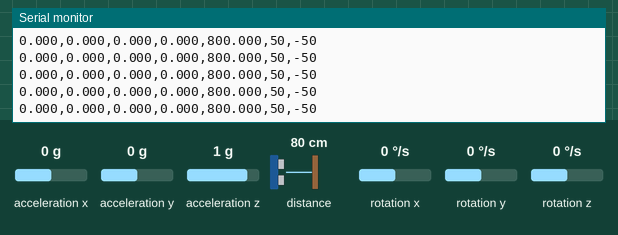
A sketch run on a simulated Arduino Uno, built with avr-gcc and run on an emulated ATmega328P. Shown: the last lines printed to the serial monitor. Inputs (shaded band) come from the test bench; at power-on: acceleration x 0 g, acceleration z 1 g, rotation x 0 °/s, acceleration y 0 g, distance to the obstacle 80 cm, rotation y 0 °/s, rotation z 0 °/s.

Above: at 4.2 s.
4.3 s: acceleration x set to -0.2 g
At 4.43 s:
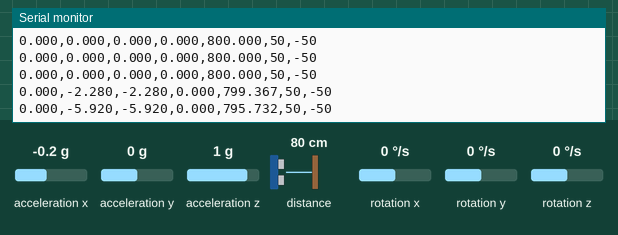
10.3 s: acceleration z set to 0 g
At 10.42 s:
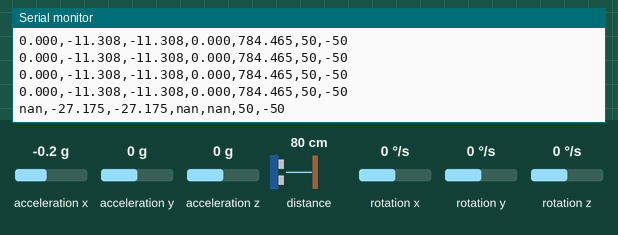
13.3 s: rotation x set to -2 °/s
At 14.3 s:
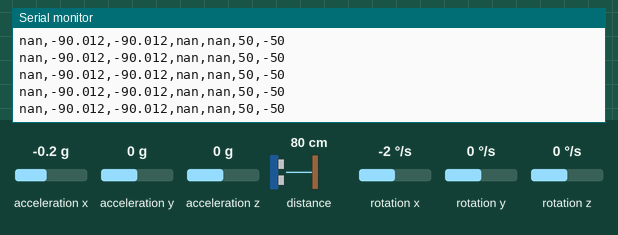
Timing chart, 0 to 16.3 s (numbered marks = the images above; inputs shaded):
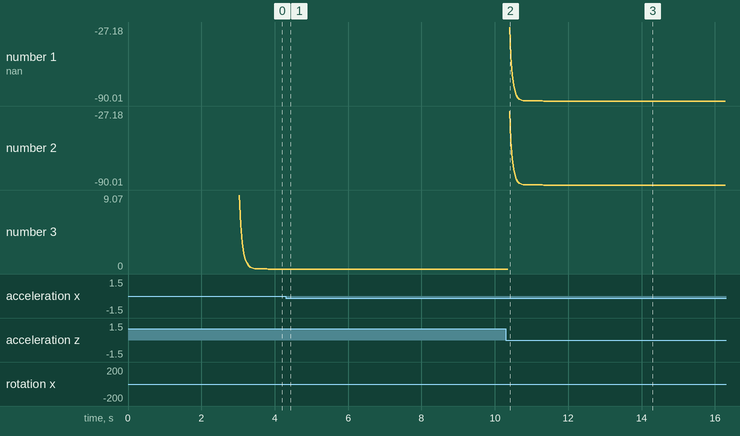

Measured:
- after the input at 4.3 s, the serial monitor: prints a new line after 0.07 s (image 1)
- after the input at 10.3 s, the serial monitor: prints a new line after 0.10 s (image 2)

The sketch:

IMU_Complimentary.ino
```cpp
//--------------------------------------------------------//V3//----------------------------------------

#include <LSM6DS3.h>
#include <Wire.h>
#include <math.h>
#include <Adafruit_VL53L0X.h>

//Create a instance of class LSM6DS3
LSM6DS3 myIMU(I2C_MODE, 0x6A);    //I2C device address 0x6A
Adafruit_VL53L0X lox = Adafruit_VL53L0X();                                    // create object lox from Adafruit_VL53L0X
VL53L0X_RangingMeasurementData_t measure;
//VL53L0X_RangingMeasurementData_t measure;


//////////////////////////////////------------------------------------------------------------------------

int i=0;

float dt=0, time_last = 0;

float gyro_calib[3] = {-0.67,-1.47,0.5};
float gyro[3] = {0.001, 0.001, 0.001}; // unfiltered gyro readings
float gyro_prev[3] = {0.001, 0.001, 0.001};
float HPF_gyro_angle[3] = {0.0, 0.0, 0.0};//FILTERED GYRO ANGLE VALUES
float Unfilt_angle_gyro[3] = {0.0, 0.0, 0.0};//UNFILTERED GYRO ANGLE VALUES
float Unfilt_angle_gyro_prev[3] = {0.0, 0.0, 0.0};//UNFILTERED GYRO ANGLE VALUES (previous iteration)

float coefgyro_HPF[3] = {0.5968, 0.7984, -0.7984}; // HPF coefficients

float acc[3] = {0.001, 0.001, 0.001};  // unfiltered acc readings
float acc_prev[3] = {0.001, 0.001, 0.001};
float LPF_acc_angle[3] = {0.0, 0.0, 0.0};//FILTERED ACC ANGLE VALUES

float coefacc_LPF[3] = {0.5968, 0.2016, 0.2016}; // LPF coefficients

float Complimentary[3] = {0.0, 0.0, 0.0};//UNFILTERED GYRO ANGLE VALUES

float Z_position=0, Z_actual = 0;

////////////////////////-------------------

void  time_f()
{
  dt = millis()-time_last;
  time_last=millis();
}

float calc_angle_gyro_f(float angle, float speed)
{
  float calculated = 0;  //calculated = Phi_unfiltered;
  calculated = angle - dt * speed*0.001;
  return(calculated);
}

void HPF_gyro_angle_f()
{
  HPF_gyro_angle[0] = coefgyro_HPF[0] * HPF_gyro_angle[0] + coefgyro_HPF[1] * calc_angle_gyro_f(Unfilt_angle_gyro[0], gyro[0]) + coefgyro_HPF[2]* calc_angle_gyro_f(Unfilt_angle_gyro_prev[0],gyro_prev[0]);
  HPF_gyro_angle[1] = coefgyro_HPF[0] * HPF_gyro_angle[1] + coefgyro_HPF[1] * calc_angle_gyro_f(Unfilt_angle_gyro[1], gyro[1]) + coefgyro_HPF[2]* calc_angle_gyro_f(Unfilt_angle_gyro_prev[1],gyro_prev[1]);
  //HPF_gyro_angle[2] = coefgyro_HPF[0] * HPF_gyro_angle[2] + coefgyro_HPF[1] * gyro[2] + coefgyro_HPF[2]* gyro_prev[2];
}

void Unfilt_angle_gyro_f()
{
  Unfilt_angle_gyro[0] = calc_angle_gyro_f(Unfilt_angle_gyro[0], gyro[0]);
  Unfilt_angle_gyro[1] = calc_angle_gyro_f(Unfilt_angle_gyro[1], gyro[1]);
  //Unfilt_angle_gyro[2] = calc_angle_gyro_f(Unfilt_angle_gyro[2], gyro[2]);
}

void Unfilt_angle_gyro_prev_f()
{
  Unfilt_angle_gyro_prev[0] = Unfilt_angle_gyro[0];
  Unfilt_angle_gyro_prev[1] = Unfilt_angle_gyro[1];
  //Unfilt_angle_gyro_prev[2] = Unfilt_angle_gyro[2];
}
/////////////////////////----------ACCEL PHI-----------------//////////////////////////

float calc_Theta_acc_f(float AccX, float AccY, float AccZ)
{
  float calculated;
  if  (AccZ>0)
  {
    calculated = atan(AccX/sqrt(AccY*AccY+AccZ*AccZ))*1/(3.142/180);//degrees roll / phi
  }

  if  (AccZ<=0)
  {
    if (AccX>=0)
    {
      calculated = 180-atan(AccX/sqrt(AccY*AccY+AccZ*AccZ))*1/(3.142/180);//degrees pitch / phi
    }
    if (AccX<0)
    {
      calculated = -180-atan(AccX/sqrt(AccY*AccY+AccZ*AccZ))*1/(3.142/180);//degrees pitch / phi
    }
  }
  return(calculated);
}

float calc_Phi_acc_f(float AccY, float AccZ)
{
  float calculated;

  if  (AccZ>0)
  {
    calculated = atan(AccY/AccZ)*1/(3.142/180);//degrees roll / phi
  }
  if (AccZ<=0)
  {
    if (AccY>=0)
    {
      calculated = 180 - atan((AccY)/abs(AccZ))*1/(3.142/180);//degrees roll / phi
    }
    if (AccY<0)
    {
      calculated = -180 - atan((AccY)/abs(AccZ))*1/(3.142/180);//degrees roll / phi
    }
  }
  return(calculated);
}

void LPF_acc_angle_f()
{
  LPF_acc_angle[0] = coefacc_LPF[0] * LPF_acc_angle[0] + coefacc_LPF[1] * calc_Phi_acc_f(acc[1], acc[2]) + coefacc_LPF[2]* calc_Phi_acc_f(acc_prev[1], acc_prev[2]);
  LPF_acc_angle[1] = coefacc_LPF[0] * LPF_acc_angle[1] + coefacc_LPF[1] * calc_Theta_acc_f(acc[0], acc[1], acc[2]) + coefacc_LPF[2]* calc_Theta_acc_f(acc_prev[0], acc_prev[1], acc_prev[2]);
  //LPF_acc_angle[2] = coefacc_LPF[0] * LPF_acc_angle[2] + coefacc_LPF[1] * gyro[2] + coefacc_LPF[2]* gyro_prev[2];
}

void Complimentary_f()
{
  Complimentary[0] = LPF_acc_angle[0] + HPF_gyro_angle[0];
  Complimentary[1] = LPF_acc_angle[1] + HPF_gyro_angle[1];
}

//--------------------------------------------------------------
void readgyro_f()
{
  for (i=0; i<3; ++i)
  {
    gyro_prev[i]=gyro[i];
  }

  gyro[0] = myIMU.readFloatGyroX()-gyro_calib[0];
  gyro[1] = myIMU.readFloatGyroY()-gyro_calib[1];
  gyro[2] = myIMU.readFloatGyroZ()-gyro_calib[2];
}

void readacc_f()
{
  for (i=0; i<3; ++i)
  {
    acc_prev[i]=acc[i];
  }

  acc[0] = myIMU.readFloatAccelX();
  acc[1] = myIMU.readFloatAccelY();
  acc[2] = myIMU.readFloatAccelZ();
}

/////////////////--------------------------Z FROM GYRO ----------------------//////

void calc_Z_f(float AccZ)
{
  Z_position = Z_position + (AccZ-1)/10*dt*dt;
}

void setup() {
  // put your setup code here, to run once:
  Serial.begin(9600);
  delay(2000);
  while (!Serial);
  //Call .begin() to configure the IMUs
  if (myIMU.begin() != 0) {
    Serial.println("Device error");
  }

  Serial.println("Adafruit VL53L0X test");                                    // print text to Serial Monitor
  if (!lox.begin())
  {                                                         // check if the VL53L0X exist on the I2C adress 0x29
    Serial.println("Failed to boot VL53L0X");                              // if not exist print text to Serial Monitor
    while (1);
  }
  delay(1000);
  Serial.println("OK");
  dt=millis();
  time_last=millis();
}

void loop()
{

  time_f();
  readgyro_f(); //read gyro
  readacc_f(); // read acc

  Unfilt_angle_gyro_f(); //calculate gyro angle from unfiltered measurements
  Unfilt_angle_gyro_prev_f(); // shift unfiltered values

  HPF_gyro_angle_f(); //filter calculated gyro angle
  LPF_acc_angle_f();  //filter calculated acc angle
  Complimentary_f();

  lox.rangingTest(&measure, false);                                           // set lox.rangingTest to false
  Z_actual = measure.RangeMilliMeter*cos((3.142/180)*Complimentary[0])*cos((3.142/180)*Complimentary[1]); // distance to ground in mm

  Serial.print(Complimentary[0], 3);
  Serial.print(',');
  Serial.print(Complimentary[1], 3);
  Serial.print(',');
  Serial.print((HPF_gyro_angle[1]+LPF_acc_angle[1]), 3);
  Serial.print(',');
  Serial.print((HPF_gyro_angle[0]+LPF_acc_angle[0]), 3);
  Serial.print(',');
  //Serial.print(Z_position, 3);
  //Serial.print(',');
  Serial.print(Z_actual, 3);
  Serial.print(',');
  Serial.print(50);
  Serial.print(',');
  Serial.print(-50);
  Serial.println();
  //delay(T*1000);
}


/*
//float HPF_gyro[3] = {0.0, 0.0, 0.0};//FILTERED GYRO VALUES
//float HPF_gyro_angle_prev[3] = {0.0, 0.0, 0.0};//FILTERED GYRO ANGLE VALUES
//float Filt_angle_gyro[3] = {0.0, 0.0, 0.0};//GYRO ANGLE VALUES CALCULATED FROM FILTERED  SIGNAL
//float LPF_acc[3] = {0.0, 0.0, 0.0};//FILTERED ACC VALUES
//float LPF_acc_angle_prev[3] = {0.0, 0.0, 0.0};//FILTERED ACC ANGLE VALUES
//float Unfilt_angle_acc[3] = {0.0, 0.0, 0.0};//UNFILTERED ACC ANGLE VALUES
//float Filt_angle_acc[3] = {0.0, 0.0, 0.0};//ACC ANGLE VALUES CALCULATED FROM FILTERED  SIGNAL


void HPF_gyro_f()
{
  HPF_gyro[0] = coefgyro_HPF[0] * HPF_gyro[0] + coefgyro_HPF[1] * gyro[0] + coefgyro_HPF[2]* gyro_prev[0];
  HPF_gyro[1] = coefgyro_HPF[0] * HPF_gyro[1] + coefgyro_HPF[1] * gyro[1] + coefgyro_HPF[2]* gyro_prev[1];
  HPF_gyro[2] = coefgyro_HPF[0] * HPF_gyro[2] + coefgyro_HPF[1] * gyro[2] + coefgyro_HPF[2]* gyro_prev[2];
}


void shift_f()
{
  LPF_acc_angle_prev[0] = LPF_acc_angle[0];
  LPF_acc_angle_prev[1] = LPF_acc_angle[1];
  LPF_acc_angle_prev[2] = LPF_acc_angle[2];
}

void LPF_acc_f()
{
  LPF_acc[0] = coefacc_LPF[0] * LPF_acc[0] + coefacc_LPF[1] * acc[0] + coefacc_LPF[2]* acc_prev[0];
  LPF_acc[1] = coefacc_LPF[0] * LPF_acc[1] + coefacc_LPF[1] * acc[1] + coefacc_LPF[2]* acc_prev[1];
  LPF_acc[2] = coefacc_LPF[0] * LPF_acc[2] + coefacc_LPF[1] * acc[2] + coefacc_LPF[2]* acc_prev[2];
}
*/
```
